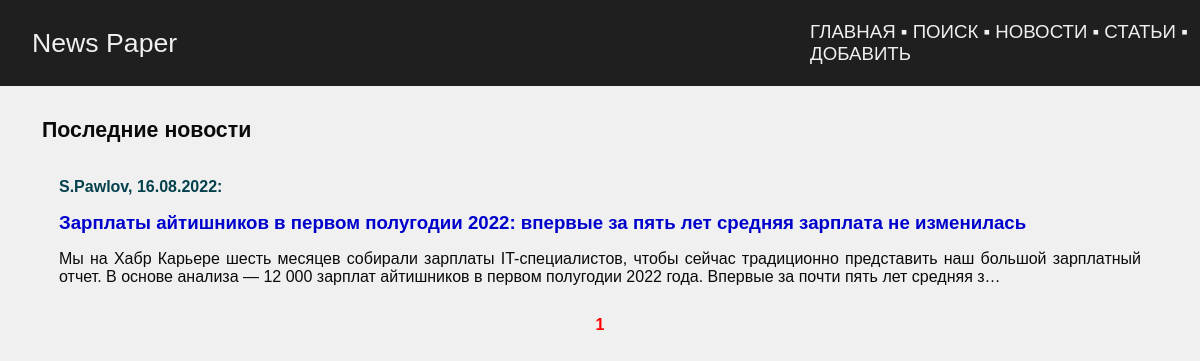
Before: /news/ with the older database file.
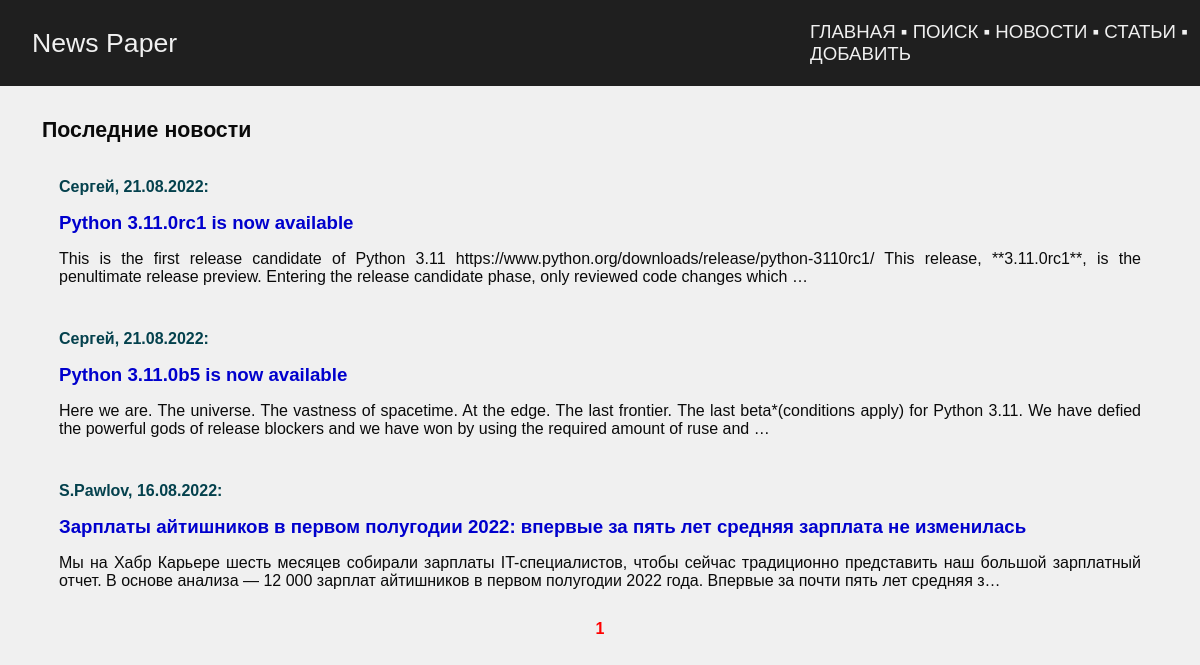
After: the same page with the newer database file.
### news/models.py (models this page shows, shortened)
class Post(models.Model):
    author_post = models.ForeignKey(
        Author, on_delete=models.CASCADE, verbose_name='Автор',
    )
    ARTICLE = 'ART'
    NEWS = 'NWS'
    CHOICE_CAT = [
        (ARTICLE, 'Статья'),
        (NEWS, 'Новость'),
    ]
    type_cat = models.CharField(
        max_length=3, choices=CHOICE_CAT, default=ARTICLE,
        verbose_name='Тип контента',
    )
    date_pub = models.DateTimeField(
        auto_now_add=True, verbose_name='Дата публикации',
    )
    post_cat = models.ManyToManyField(
        Category, through='PostCategory', verbose_name='Категория',
    )
    name = models.CharField(
        max_length=128, verbose_name='Название',
    )
    content = models.TextField(
        verbose_name='Контент',
    )
    content_rate = models.SmallIntegerField(
        default=0,
        verbose_name='Рейтинг',
    )
    class Meta:
        verbose_name = 'Пост'
        verbose_name_plural = 'Посты'

class Author(models.Model):
    author_user = models.OneToOneField(
        User,
        on_delete=models.CASCADE,
    )
    author_rate = models.SmallIntegerField(
        default=0,
    )
    def __str__(self):
        return self.author_user.username
    class Meta:
        verbose_name = 'Автор'
        verbose_name_plural = 'Авторы'

### news/views.py (the view)
# urls.py: path('news/', NewsView.as_view(), name='news'),
class NewsView(ListView):
    queryset = Post.objects.filter(type_cat='NWS').select_related()
    ordering = '-date_pub'
    template_name = 'news.html'
    context_object_name = 'news'
    paginate_by = 10

### news/templatetags/censor.py (called while the page is built)
@register.filter()
def censor(in_text):
    censured_text = in_text
    with open('static/json/bad_words.json', 'r') as censor_file:
        bad_text = json.load(censor_file)
    for word in censured_text.split():
        if word.lower() in bad_text:
            censured_text = censured_text.replace(
                word,
                f'{word[0]}{"*" * (len(word) - 1)}'
            )
    return censured_text

### templates/news.html (shortened to what this page needs)
{% extends 'default.html' %}
{% load censor %}
{% load news_tags %}
{% block content %}
<table class="news">
    <tr>
        <th>Последние новости</th>
    </tr>
    <tr>
        <td>
            <table>
            {% for nw in news %}
            <tr>
                <td>
                    <p class="metanews">
                        {{ nw.author_post }}, {{ nw.date_pub|date:'d.m.Y' }}:
                    </p>
                    <a class="news_title" href="{% url 'news:detail' nw.id %}">
                        {{ nw.name|censor }}
                    </a>
                    <br>
                    <p>{{ nw.content|censor|truncatechars:250|safe }}</p>
                </td>
            </tr>
            {% endfor %}
            </table>
        </td>
    </tr>
</table>
<div class="pagination">
    <span class="current">&nbsp;{{ page_obj.number }}&nbsp;</span>
</div>
{% endblock content %}

Changed rows visible on the page:
added Post: author_post "Сергей", date_pub "21.08.2022", name|censor "Python 3.11.0rc1 is now available", content|censor "This is the first release candidate of Python 3.11 https://www.python.org/downloads/release/python-3110rc1/ This release, **3.11.0rc1**, is the penultimate release preview. Entering the release candidate phase, only reviewed code changes which …"
now on this page (row edited): Post: author_post "Сергей", date_pub "21.08.2022", name|censor "Python 3.11.0b5 is now available", content|censor "Here we are. The universe. The vastness of spacetime. At the edge. The last frontier. The last beta*(conditions apply) for Python 3.11. We have defied the powerful gods of release blockers and we have won by using the required amount of ruse and …"
